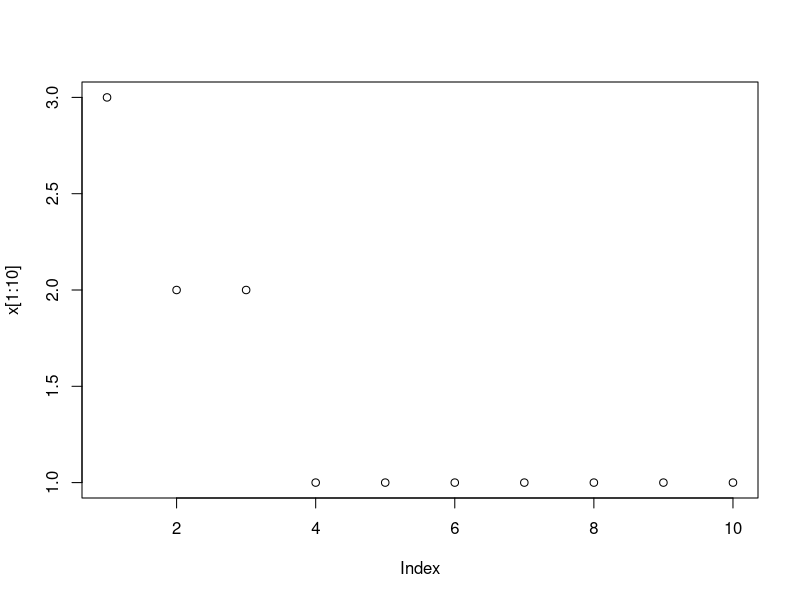
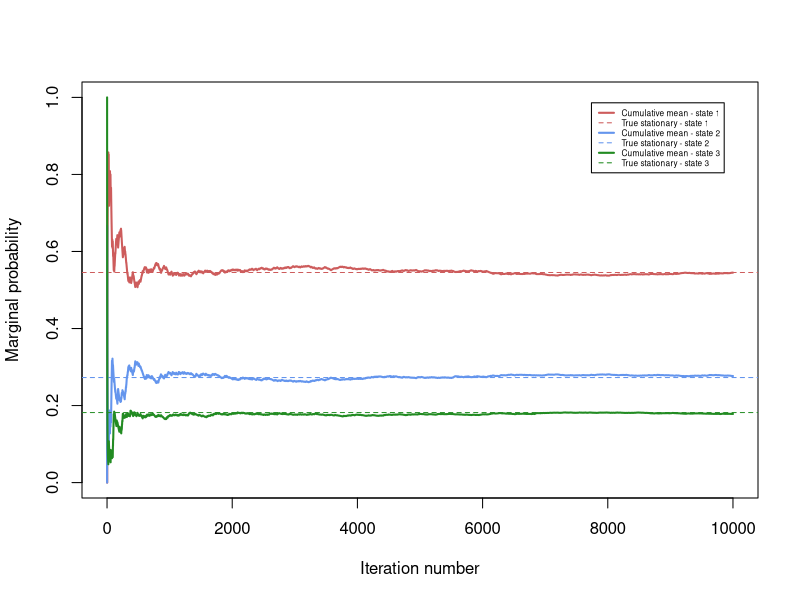

R code for these plots, in order:
#install.packages("expm") # To get the matrix power
library(expm)
lineColors = c("indianred","cornflowerblue","forestgreen")

nIter <- 10000 # Number of simulated steps of the Markov chain
# Define a transition matrix
P = matrix(c(0.8,0.1,0.1,0.2,0.6,0.2,0.3,0.3,0.4),3,3, byrow=TRUE) 
nStates <- dim(P)[1]
print(P)

# Stationary distribution = left eigenvector of P with eigenvalue of one.
eigObj <- eigen(t(P))
eigenVect <- eigObj$vector[,eigObj$values == 1]
piStat <- eigenVect/sum(eigenVect)

print(piStat)
print(piStat - piStat%*%P) # Check 1: should be the zeros vector if piStat is the stationary distribution
print(P%^%100) # Check 2: each row should be approximately piStat

# Simulating a Markov chain
x <- matrix(NA, nIter, 1)
x[1] <- 3 # Initial value
for (t in 2:nIter){
  x[t] <- sample(1:nStates, 1, prob = P[x[t-1],])
}
plot(x[1:10])

# Graphics
print(x[1:50]) # Printing the first 50 simulations
approxStat <- list(nStates,1)
for (j in 1:nStates){
  approxStat[[j]] <- cumsum(x == j)/seq(1,nIter)
}

plot(0, type = "n", xlim = c(0,nIter), ylim = c(0,1), 
     ylab = "Marginal probability", xlab = "Iteration number", lwd = 2)
legendText <- c()
for (j in 1:nStates){
  lines(1:nIter, approxStat[[j]], col = lineColors[j], lwd = 2)
  legendText <- c(legendText, paste('Cumulative mean - state',j), 
                  paste('True stationary - state',j))
  abline(piStat[j], 0, col = lineColors[j], lty = 2)
}
legend("topright", inset = 0.05, box.lty = 1, legend = legendText, 
       col = rep(lineColors[1:nStates], each=2), 
       lty = rep(c(1,2),nStates), lwd = rep(c(2,1),nStates), cex = 0.5)
